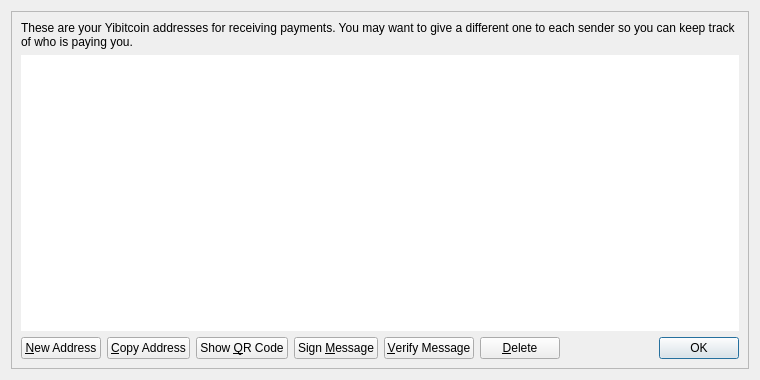
<?xml version="1.0" encoding="UTF-8"?>
<ui version="4.0">
 <class>AddressBookPage</class>
 <widget class="QWidget" name="AddressBookPage">
  <property name="geometry">
   <rect>
    <x>0</x>
    <y>0</y>
    <width>760</width>
    <height>380</height>
   </rect>
  </property>
  <property name="windowTitle">
   <string>Address Book</string>
  </property>
  <layout class="QVBoxLayout" name="verticalLayout_2">
   <item>
    <widget class="QFrame" name="frameMain">
     <property name="frameShape">
      <enum>QFrame::StyledPanel</enum>
     </property>
     <property name="frameShadow">
      <enum>QFrame::Raised</enum>
     </property>
     <layout class="QVBoxLayout" name="verticalLayout">
      <item>
       <widget class="QLabel" name="labelExplanation">
        <property name="text">
         <string>These are your Yibitcoin addresses for receiving payments. You may want to give a different one to each sender so you can keep track of who is paying you.</string>
        </property>
        <property name="textFormat">
         <enum>Qt::PlainText</enum>
        </property>
        <property name="wordWrap">
         <bool>true</bool>
        </property>
       </widget>
      </item>
      <item>
       <widget class="QTableView" name="tableView">
        <property name="contextMenuPolicy">
         <enum>Qt::CustomContextMenu</enum>
        </property>
        <property name="toolTip">
         <string>Double-click to edit address or label</string>
        </property>
        <property name="frameShape">
         <enum>QFrame::NoFrame</enum>
        </property>
        <property name="tabKeyNavigation">
         <bool>false</bool>
        </property>
        <property name="alternatingRowColors">
         <bool>true</bool>
        </property>
        <property name="selectionMode">
         <enum>QAbstractItemView::SingleSelection</enum>
        </property>
        <property name="selectionBehavior">
         <enum>QAbstractItemView::SelectRows</enum>
        </property>
        <property name="sortingEnabled">
         <bool>true</bool>
        </property>
        <attribute name="verticalHeaderVisible">
         <bool>false</bool>
        </attribute>
       </widget>
      </item>
      <item>
       <layout class="QHBoxLayout" name="horizontalLayout">
        <item>
         <widget class="QPushButton" name="newAddressButton">
          <property name="toolTip">
           <string>Create a new address</string>
          </property>
          <property name="text">
           <string>&amp;New Address</string>
          </property>
          <property name="icon">
           <iconset resource="../bitcoin.qrc">
            <normaloff>:/icons/add</normaloff>:/icons/add</iconset>
          </property>
         </widget>
        </item>
        <item>
         <widget class="QPushButton" name="copyToClipboard">
          <property name="toolTip">
           <string>Copy the currently selected address to the system clipboard</string>
          </property>
          <property name="text">
           <string>&amp;Copy Address</string>
          </property>
          <property name="icon">
           <iconset resource="../bitcoin.qrc">
            <normaloff>:/icons/editcopy</normaloff>:/icons/editcopy</iconset>
          </property>
         </widget>
        </item>
        <item>
         <widget class="QPushButton" name="showQRCode">
          <property name="text">
           <string>Show &amp;QR Code</string>
          </property>
          <property name="icon">
           <iconset resource="../bitcoin.qrc">
            <normaloff>:/icons/qrcode</normaloff>:/icons/qrcode</iconset>
          </property>
         </widget>
        </item>
        <item>
         <widget class="QPushButton" name="signMessage">
          <property name="toolTip">
           <string>Sign a message to prove you own a Yibitcoin address</string>
          </property>
          <property name="text">
           <string>Sign &amp;Message</string>
          </property>
          <property name="icon">
           <iconset resource="../bitcoin.qrc">
            <normaloff>:/icons/edit</normaloff>:/icons/edit</iconset>
          </property>
         </widget>
        </item>
        <item>
         <widget class="QPushButton" name="verifyMessage">
          <property name="toolTip">
           <string>Verify a message to ensure it was signed with a specified Yibitcoin address</string>
          </property>
          <property name="text">
           <string>&amp;Verify Message</string>
          </property>
          <property name="icon">
           <iconset resource="../bitcoin.qrc">
            <normaloff>:/icons/transaction_0</normaloff>:/icons/transaction_0</iconset>
          </property>
         </widget>
        </item>
        <item>
         <widget class="QPushButton" name="deleteButton">
          <property name="toolTip">
           <string>Delete the currently selected address from the list</string>
          </property>
          <property name="text">
           <string>&amp;Delete</string>
          </property>
          <property name="icon">
           <iconset resource="../bitcoin.qrc">
            <normaloff>:/icons/remove</normaloff>:/icons/remove</iconset>
          </property>
         </widget>
        </item>
        <item>
         <spacer name="horizontalSpacer">
          <property name="orientation">
           <enum>Qt::Horizontal</enum>
          </property>
          <property name="sizeHint" stdset="0">
           <size>
            <width>40</width>
            <height>20</height>
           </size>
          </property>
         </spacer>
        </item>
        <item>
         <widget class="QDialogButtonBox" name="buttonBox">
          <property name="sizePolicy">
           <sizepolicy hsizetype="Maximum" vsizetype="Fixed">
            <horstretch>0</horstretch>
            <verstretch>0</verstretch>
           </sizepolicy>
          </property>
          <property name="standardButtons">
           <set>QDialogButtonBox::Ok</set>
          </property>
         </widget>
        </item>
       </layout>
      </item>
     </layout>
    </widget>
   </item>
  </layout>
 </widget>
 <resources>
  <include location="../bitcoin.qrc"/>
 </resources>
 <connections/>
</ui>
